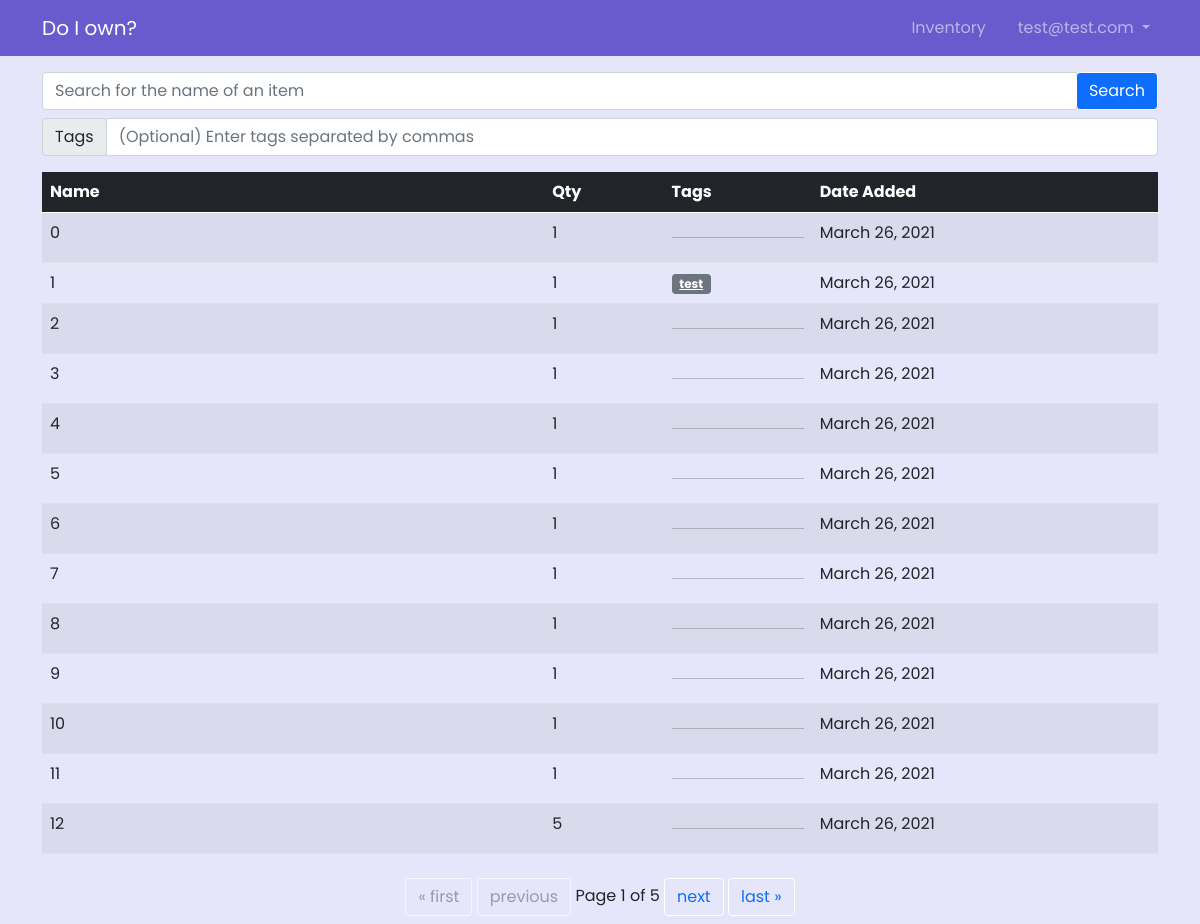
The app's page /inventory (signed in), older data.
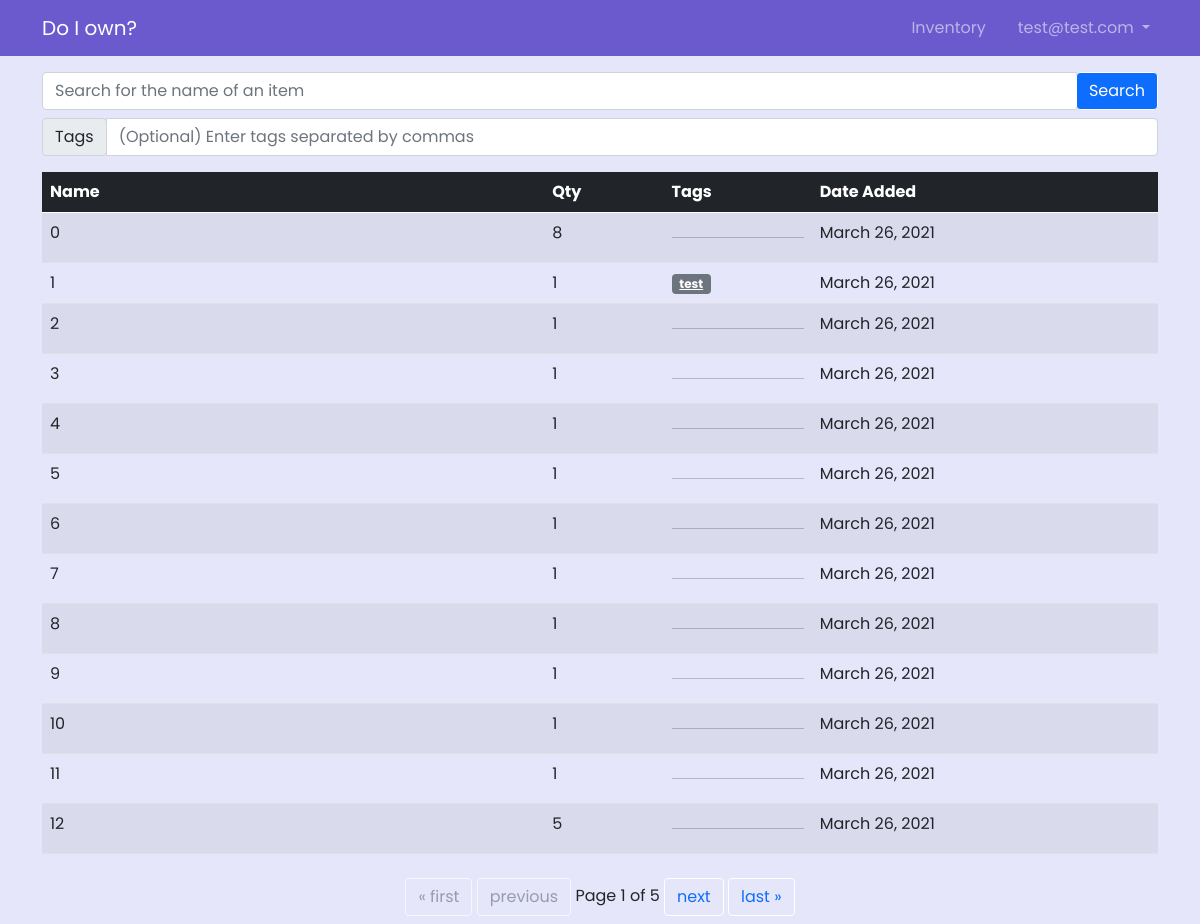
The same page, newer data.
### accounts/models.py (models this page shows, shortened)
class EmailUser(AbstractUser):
    username = None
    email = models.EmailField(_('email address'), unique=True)
    USERNAME_FIELD = 'email'
    REQUIRED_FIELDS = []
    objects = EmailUserManager()

### inventory/models.py (models this page shows, shortened)
class Item(models.Model):
    user = models.ForeignKey(User,
        on_delete=models.CASCADE,
        related_name='items'
    )
    name = models.CharField(max_length=100, primary_key=True)
    upc = models.CharField(max_length=12, null=True, blank=True)
    quantity = models.PositiveIntegerField(default=1)
    date_added = models.DateField(auto_now_add=True)
    tags = TaggableManager(through=GenericStringTaggedItem)

### inventory/views.py (the view)
# urls.py: path('inventory', ItemListView.as_view(), name='inventory'),
class ItemListView(ListView):
    model = Item
    paginate_by = 13
    def get_queryset(self):
        queryset = Item.objects.filter(user=self.request.user)
        name_query = self.request.GET.get('q')
        if name_query:
            queryset = queryset.filter(name__icontains=name_query)
        tags_query = self.request.GET.get('q_tags')
        if tags_query:
            tags = tags_query.split(",")
            tags = list(map(lambda x: x.strip(), tags))
            for tag in tags:
                queryset = queryset.filter(tags__name__icontains=tag)
                print(queryset)
        return queryset

### templates/inventory/item_list.html (shortened to what this page needs)
{% extends "base.html" %}
{% load static %}
{% block styles %}
  <link rel="stylesheet" type="text/css" href="{% static 'css/item_list.css' %}">
{% endblock styles %}
{% block content %}
  <form method="GET" class="py-2">
    <div class="input-group">
        <input class="form-control" aria-labelledby="Search for the name of an item" type="search" name="q" placeholder="Search for the name of an item" value="{{ request.GET.q }}">
      <div class="input-group-append">
        <input class="btn btn-primary" aria-labelledby="Search" type="submit" name="search" value="Search">
      </div>
    </div>
    <div class="input-group py-2">
      <div class="input-group-prepend">
        <span class="input-group-text" id="inputGroup-sizing-sm">Tags</span>
      </div>
      <input type="search" class="form-control" aria-labelledby="(Optional) Enter tags separated by commas" id="tags_input" name="q_tags" placeholder="(Optional) Enter tags separated by commas" value="{{ request.GET.q_tags }}">
    </div>
  </form>
  <div id="inventory">
    <table class="table table-striped mb-4" align="center">
      <thead class="table-dark">
        <tr>
          <th width="45%">Name</th>
          <th>Qty</th>
          <th>Tags</th>
          <th>Date Added</th>
        </tr>
      </thead>
      <tbody>
        {% for item in page_obj %}
          <tr>
            <td>{{ item.name }}</td>
            <td>
              {{ item.quantity }}
            </td>
            <td>
              {% if item.tags.all %}
                {% for tag in item.tags.all %}
                  <a href="#" onclick="addSearchTag('{{ tag }}')" class="badge bg-secondary">{{ tag }}</a>
                {% endfor %}
              {% else %}
                <hr>
              {% endif %}
            </td>
            <td>{{ item.date_added }}</td>
          </tr>
        {% endfor %}
      </tbody>
    </table>
  </div>
  {% include "pagination.html" %}
{% endblock content %}

### templates/base.html (shortened to what this page needs)
{% load static %}
<!DOCTYPE html>
<html>
<head>
  <link rel="stylesheet" type="text/css" href="{% static 'css/bootstrap.min.css' %}">
  <link rel="stylesheet" type="text/css" href="{% static 'css/all.min.css' %}">
  {% include "toastr-setup.html" %}
  <link rel="stylesheet" type="text/css" href="{% static 'css/style.css' %}">
  {% block styles %}
  {% endblock styles %}
</head>
<body>
  {% block body %}
    {% include "nav.html" %}
    <div class="container py-2">
      {% block content %}
      {% endblock content %}
    </div>
  {% endblock body %}
</body>
</html>

### templates/toastr-setup.html (shortened to what this page needs)
{% load static %}
<link rel="stylesheet" type="text/css" href="{% static 'css/toastr.min.css' %}" media="all">

### templates/nav.html (shortened to what this page needs)
<nav class="navbar navbar-expand-sm navbar-dark">
  <div class="container">
    <a class="navbar-brand" href="/">Do I own?</a>
    <div class="collapse navbar-collapse" id="navbarNavDropdown">
      <ul class="navbar-nav ms-auto">
        {% if user.is_authenticated %}
          <li class="nav-item px-3">
            <a class="nav-link" href="{% url 'inventory' %}">Inventory</a>
          </li>
          <li class="nav-item dropdown">
            <a class="nav-link dropdown-toggle" href="#" id="navbarDropdownMenuLink" role="button" data-bs-toggle="dropdown" aria-expanded="false">
              {{ user.email }}
            </a>
          </li>
        {% endif %}
      </ul>
    </div>
  </div>
</nav>

### templates/pagination.html (shortened to what this page needs)
<div class="pagination d-flex justify-content-center">
  <span class="step-links">
    <a href="?page=1" class="btn
        {% if page_obj.has_previous %}
          btn-outline-primary
        {% else %}
          btn-outline-secondary disabled
        {% endif %}
        ">
      &laquo; first
    </a>
    <a
      href="?page=
        {% if page_obj.has_previous %}
          {{ page_obj.previous_page_number }}
        {% else %}
          1
        {% endif %}
      "
      class="btn
        {% if page_obj.has_previous %}
          btn-outline-primary
        {% else %}
          btn-outline-secondary disabled
        {% endif %}
        ">
      previous
    </a>
    <span class="current">
      Page {{ page_obj.number }} of {{ page_obj.paginator.num_pages }}
    </span>
    <a href="?page=
        {% if page_obj.has_next %}
          {{ page_obj.next_page_number }}
        {% else %}
          {{ page_obj.paginator.num_pages }}
        {% endif %}
      "
      class="btn
        {% if page_obj.has_next %}
          btn-outline-primary
        {% else %}
          btn-outline-secondary disabled
        {% endif %}
        ">
      next
    </a>
    <a href="?page={{ page_obj.paginator.num_pages }}"
      class="btn
        {% if page_obj.has_next %}
          btn-outline-primary
        {% else %}
          btn-outline-secondary disabled
        {% endif %}
        ">
      last &raquo;
    </a>
  </span>
</div>

### static/css/style.css (style rules this page uses)
:root { --primary-color: #6A5ACD; --secondary-color: #E6E6FA; }
* { font-family: 'Poppins', sans-serif; }
body { background-color: var(--secondary-color); }
nav { background-color: var(--primary-color); }
.btn { border-color: white; }

Row changes from the older to the newer data that the page shows:
changed Item id 0: quantity "1" → "8"
